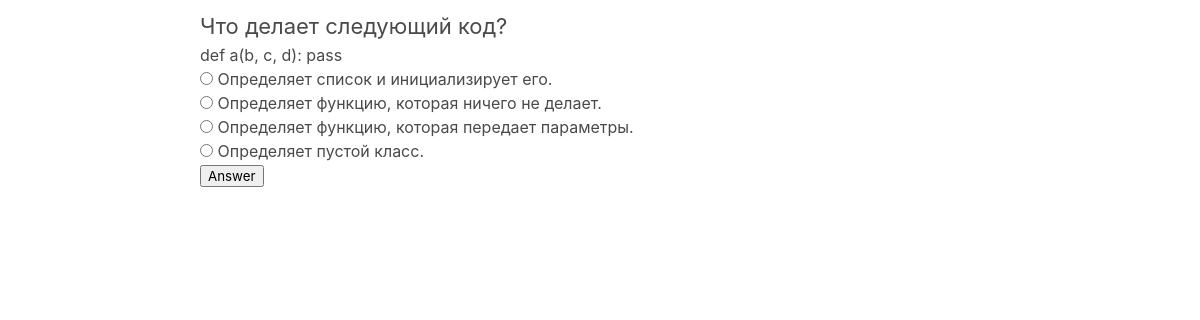
/6/, run on the app's committed database.
### riddles_app/models.py (models this page shows, shortened)
class Riddle(models.Model):
    rid_title = models.CharField(max_length=100)
    rid_text = models.CharField(max_length=255)
    pub_date = models.DateTimeField('date published')

class Option(models.Model):
    riddle = models.ForeignKey(Riddle, on_delete=models.CASCADE)
    text = models.CharField(max_length=255)
    correct = models.BooleanField(default=False)

### riddles_app/views.py (the view)
# urls.py: path('<int:riddle_id>/', views.detail, name='detail'),
def detail(request, riddle_id):
    return render(request, "answer.html", {"riddle": get_object_or_404(Riddle, pk=riddle_id)})

### riddles_app/templates/answer.html (shortened to what this page needs)
{% extends 'base.html' %}
{% block content %}
  <div class="container">
    <h1>{{ riddle.rid_title }}</h1>
    <h4>{{ riddle.rid_text }}</h4>
    <form action="{% url 'riddles_app:answer' riddle.id %}" method="post">
      {% for option in riddle.option_set.all %}
        <input type="radio" value="{{ option.id }}" name="option" id="option{{ forloop.counter }}"/>
        <label for="option{{ forloop.counter }}">{{ option.text }}</label><br>
      {% endfor %}
      <input type="submit" value="Answer" />
    </form>
  </div>
{% endblock %}

### riddles_app/static/riddles_app/main.css (style rules this page uses)
.container { margin: 10px 200px 0; }
h1 { font-size: 22px; }

### data on the page
Riddle: rid_title "Что делает следующий код?", rid_text "def a(b, c, d): pass"
Option: text "Определяет список и инициализирует его."
Option: text "Определяет функцию, которая ничего не делает."
Option: text "Определяет функцию, которая передает параметры."
Option: text "Определяет пустой класс."
